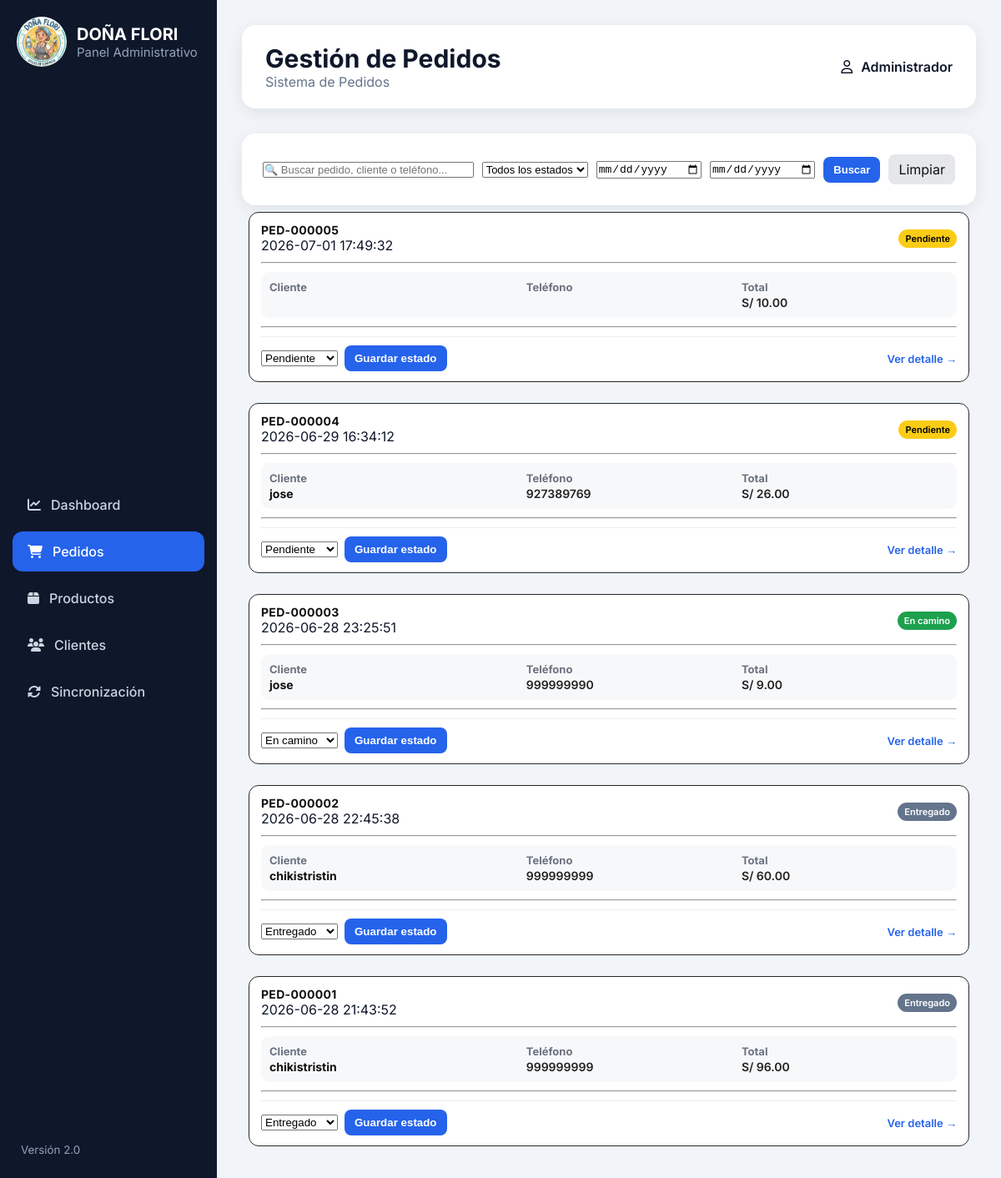
The page /admin/pedidos on the database as committed earlier.
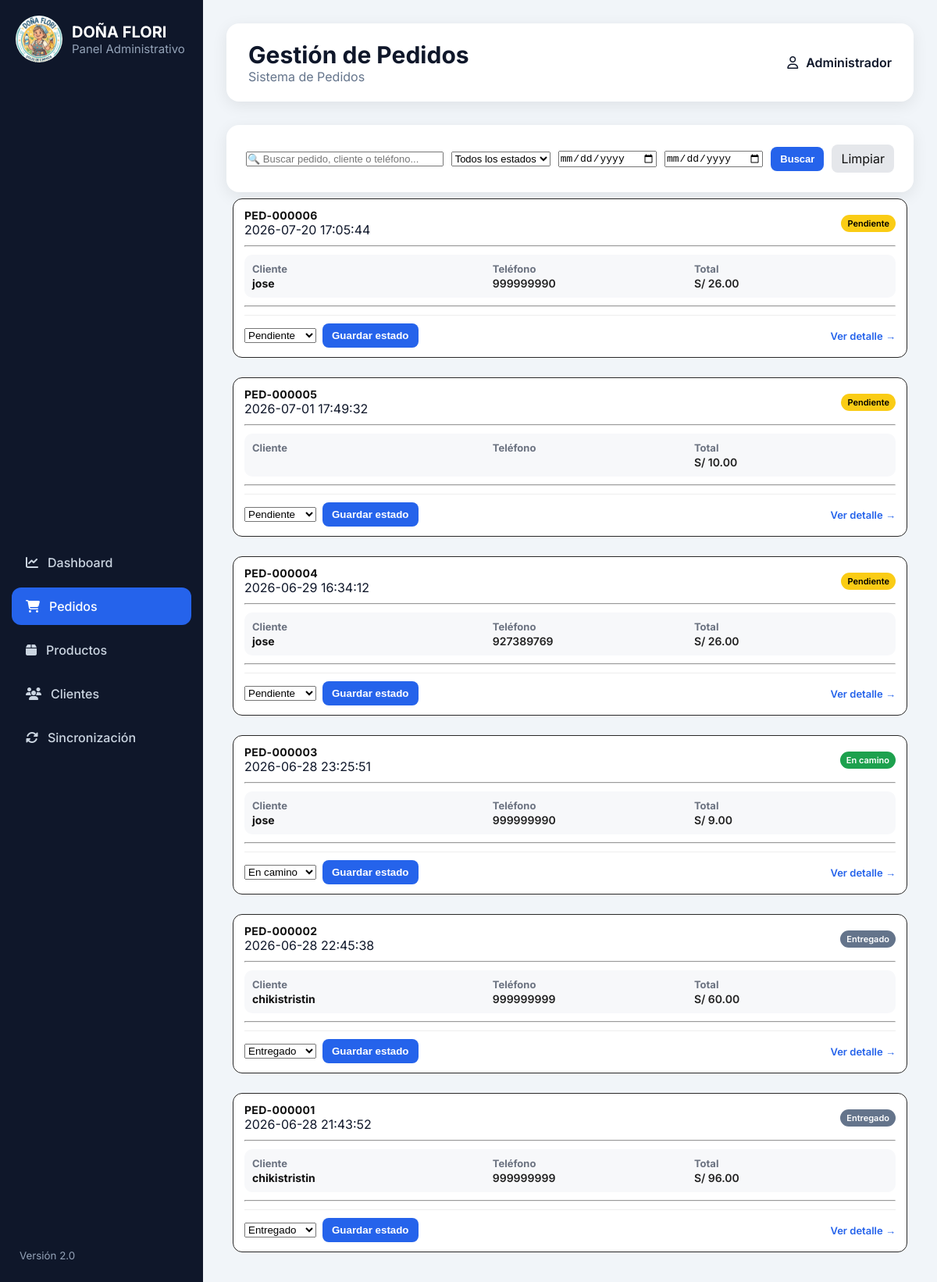
The same page on the database as committed later.
### tables this page shows
CREATE TABLE pedidos(

            id INTEGER PRIMARY KEY AUTOINCREMENT,

            numero TEXT UNIQUE,

            cliente_id INTEGER,

            fecha TEXT,

            subtotal REAL,

            delivery REAL DEFAULT 0,

            descuento REAL DEFAULT 0,

            total REAL,

            estado TEXT,

            observaciones TEXT,

            fecha_actualizacion TEXT,

            usuario TEXT,

            FOREIGN KEY(cliente_id)
            REFERENCES clientes(id)

        );

CREATE TABLE clientes(

            id INTEGER PRIMARY KEY AUTOINCREMENT,

            nombre TEXT NOT NULL,

            telefono TEXT,

            direccion TEXT,

            referencia TEXT,

            fecha_registro TEXT,

            ultima_compra TEXT,

            activo INTEGER DEFAULT 1                   
        );

### app.py (the view)
@app.route("/admin/pedidos")
def admin_pedidos():
    buscar = request.args.get("buscar")
    estado = request.args.get("estado")
    desde = request.args.get("desde")
    hasta = request.args.get("hasta")
    pedidos = obtener_pedidos(
        buscar=buscar,
        estado=estado,
        desde=desde,
        hasta=hasta
    )
    return render_template(
        "admin/pedidos.html",
        pedidos=pedidos,
        buscar=buscar,
        estado=estado,
        desde=desde,
        hasta=hasta
    )

### services/database_service.py (called while the page is built)
def conectar():
    conexion = sqlite3.connect(DATABASE)
    conexion.row_factory = sqlite3.Row
    return conexion

### templates/admin/pedidos.html (shortened to what this page needs)
{% extends "admin/base_admin.html" %}
{% block page_title %}
Gestión de Pedidos
{% endblock %}
{% block content %}
<div class="panel">
    <form method="GET" action="/admin/pedidos" class="filters">
        <input
            type="text"
            name="buscar"
            class="input"
            placeholder="🔍 Buscar pedido, cliente o teléfono..."
            value="{{ buscar or '' }}">
        <select name="estado" class="input">
            <option value="">Todos los estados</option>
        </select>
        <input
            type="date"
            name="desde"
            class="input"
            value="{{ desde or '' }}">
        <input
            type="date"
            name="hasta"
            class="input"
            value="{{ hasta or '' }}">
        <button class="btn-primary" type="submit">
            Buscar
        </button>
        <a href="/admin/pedidos" class="btn-secondary">
            Limpiar
        </a>
    </form>
</div>
{% if pedidos|length == 0 %}
<div class="panel">
    <h3>No se encontraron pedidos.</h3>
</div>
{% else %}
<div class="orders-list">
{% for pedido in pedidos %}
<div class="order-card
{% if pedido.estado=='PENDIENTE' %}
pending
{% elif pedido.estado=='PREPARANDO' %}
preparing
{% elif pedido.estado=='EN_CAMINO' %}
shipping
{% else %}
delivered
{% endif %}
">
    <div class="order-header">
        <div>
            <h2>
                {{ pedido.numero }}
            </h2>
            <span class="order-date">
                {{ pedido.fecha }}
            </span>
        </div>
        <div>
            {% if pedido.estado=="PENDIENTE" %}
                <span class="badge badge-yellow">
                    Pendiente
                </span>
            {% elif pedido.estado=="PREPARANDO" %}
                <span class="badge badge-blue">
                    Preparando
                </span>
            {% elif pedido.estado=="EN_CAMINO" %}
                <span class="badge badge-green">
                    En camino
                </span>
            {% else %}
                <span class="badge badge-gray">
                    Entregado
                </span>
            {% endif %}
        </div>
    </div>
    <hr>
    <div class="order-info">
        <div>
            <strong>Cliente</strong>
            <p>{{ pedido.cliente }}</p>
        </div>
        <div>
            <strong>Teléfono</strong>
            <p>{{ pedido.telefono }}</p>
        </div>
        <div>
            <strong>Total</strong>
            <p class="order-total">
                S/ {{ "%.2f"|format(pedido.total) }}
            </p>
        </div>
    </div>
    <hr>
    <div class="order-actions">
        <form
            method="POST"
            action="/admin/pedido/{{ pedido.id }}/estado">
            <select
                name="estado"
                class="input">
                <option value="PENDIENTE"
                {% if pedido.estado=="PENDIENTE" %}selected{% endif %}>
                Pendiente
                </option>
                <option value="EN_CAMINO"
                {% if pedido.estado=="EN_CAMINO" %}selected{% endif %}>
                En camino
                </option>
                <option value="ENTREGADO"
                {% if pedido.estado=="ENTREGADO" %}selected{% endif %}>
                Entregado
                </option>
            </select>
            <button
                type="submit"
                class="btn-primary">
                Guardar estado
            </button>
        </form>
        <a
            href="/admin/pedido/{{ pedido.id }}"
            class="detail-link">
            Ver detalle →
        </a>
    </div>
</div>
{% endfor %}
</div>
{% endif %}
{% endblock %}

### templates/admin/base_admin.html (shortened to what this page needs)
<!DOCTYPE html>
<html lang="es">
<head>
    <link rel="stylesheet"
        href="https://cdnjs.cloudflare.com/ajax/libs/font-awesome/6.7.2/css/all.min.css">
    <link rel="stylesheet" href="{{ url_for('static', filename='css/admin.css') }}">
</head>
<body>
<div class="layout">
    <aside class="sidebar">
        <div class="logo">
            <img
                src="{{ url_for('static', filename='img/logo.png') }}"
                alt="Doña Flori"
                class="logo-img">
            <div class="logo-text">
                <strong>DOÑA FLORI</strong>
                <span>Panel Administrativo</span>
            </div>
        </div>
        <nav class="menu">
            <a href="/admin/dashboard"
               class="{% if request.path == '/admin/dashboard' %}active{% endif %}">
                <i class="fa-solid fa-chart-line"></i>
                Dashboard
            </a>
            <a href="/admin/pedidos"
               class="{% if request.path == '/admin/pedidos' %}active{% endif %}">
                <i class="fa-solid fa-cart-shopping"></i>
                Pedidos
            </a>
            <a href="/admin/productos"
               class="{% if request.path == '/admin/productos' %}active{% endif %}">
                <i class="fa-solid fa-box"></i>
                Productos
            </a>
            <a href="/admin/clientes"
               class="{% if request.path == '/admin/clientes' %}active{% endif %}">
                <i class="fa-solid fa-users"></i>
                Clientes
            </a>
            <a href="/admin/sincronizacion"
               class="{% if request.path == '/admin/sincronizacion' %}active{% endif %}">
                <i class="fa-solid fa-rotate"></i>
                Sincronización
            </a>
        </nav>
        <div class="sidebar-footer">
            <small>Versión 2.0</small>
        </div>
    </aside>
    <main class="content">
        <header class="topbar">
            <div>
                <h1>{% block page_title %}Panel{% endblock %}</h1>
                <span>Sistema de Pedidos</span>
            </div>
            <div class="topbar-right">
                <i class="fa-regular fa-user"></i>
                Administrador
            </div>
        </header>
        {% block content %}
        {% endblock %}
    </main>
</div>
</body>
</html>

### static/css/admin.css (style rules this page uses)
:root { --sidebar:#0f172a; --sidebar-hover:#1e293b; --sidebar-active:#2563eb; --background:#f1f5f9; --card:#ffffff; --text:#0f172a; --text-light:#64748b; --border:#e2e8f0; --shadow:0 5px 20px rgba(0,0,0,.08); --radius:16px; }
* { margin:0; padding:0; box-sizing:border-box; }
body { font-family:"Inter",sans-serif; background:var(--background); color:var(--text); }
.layout { display:flex; min-height:100vh; }
.sidebar { width:260px; background:var(--sidebar); color:white; display:flex; flex-direction:column; justify-content:space-between; position:fixed; left:0; top:0; bottom:0; }
.logo { display:flex; align-items:center; gap:15px; padding:30px; }
.logo span { color:#94a3b8; font-size:13px; }
.menu { display:flex; flex-direction:column; padding:0 15px; }
.menu a { color:#cbd5e1; text-decoration:none; display:flex; align-items:center; gap:12px; padding:14px 18px; border-radius:12px; transition:.25s; margin-bottom:8px; font-weight:500; }
.menu .active { background:var(--sidebar-active); color:white; }
.sidebar-footer { padding:25px; color:#94a3b8; }
.content { flex:1; margin-left:260px; padding:30px; }
.topbar { background:white; border-radius:16px; padding:22px 28px; display:flex; justify-content:space-between; align-items:center; box-shadow:var(--shadow); margin-bottom:30px; }
.topbar h1 { font-size:30px; }
.topbar span { color:var(--text-light); }
.topbar-right { display:flex; align-items:center; gap:10px; font-weight:600; }
.panel { background:white; margin-top:25px; border-radius:16px; box-shadow:var(--shadow); padding:25px; }
.badge { display:inline-block; padding:6px 12px; border-radius:30px; color:white; font-size:13px; }
.badge-yellow { background:#facc15; color:black; }
.badge-green { background:#1da14e; }
.badge-gray { background:#64748b; }
.pending { border-left-color:#facc15; }
.shipping { border-left-color:#22c55e; }
.delivered { border-left-color:#64748b; }
.btn-primary { background:#2563eb; color:white; border:none; padding:10px 18px; border-radius:10px; cursor:pointer; transition:.2s; font-weight:600; }
.order-info { display: grid; grid-template-columns: 1.2fr 1fr 1fr; gap: 10px; padding: 10px; background: #f7f8fa; border-radius: 10px; }
.order-info strong { font-size: 13px; color: #6b7280;; display: block; }
.order-info p { margin: 2px 0 0; font-size: 14px; font-weight: 600; color: #222; }
.order-info div:first-child p { font-size: 14px; font-weight: 700; color: #111; }
.orders-list { display: flex; flex-direction: column; gap: 25px; padding: 8px; }
.order-card { background: #fff; border: 1px solid #292828; border-radius: 12px; padding: 12px 14px; display: flex; flex-direction: column; gap: 10px; transition: 0.2s ease; }
.order-header { display: flex; justify-content: space-between; align-items: center; }
.order-header h2 { font-size: 14px; font-weight: 700; letter-spacing: 0.3px; color: #111; }
.order-actions { display: flex; justify-content: space-between; align-items: center; gap: 10px; padding-top: 10px; border-top: 1px solid #eee; }
.order-actions form { display: flex; gap: 8px; align-items: center; }
.detail-link { font-size: 13px; font-weight: 600; color: #2563eb; text-decoration: none; }
.badge { font-size: 11px; padding: 4px 8px; border-radius: 999px; font-weight: 600; }
.filters { display: grid; grid-template-columns: 2fr 1fr 1fr 1fr auto auto; gap: 10px; align-items: center; }
.filters .input, .filters select, .filters button { font-size: 13px; }
.btn-primary { background: #2563eb; color: white; border: none; padding: 8px 12px; border-radius: 8px; cursor: pointer; }
.btn-secondary { background: #e5e7eb; color: #111; padding: 8px 12px; border-radius: 8px; text-decoration: none; }
.logo { display:flex; align-items:center; gap:12px; padding:20px; }
.logo-img { width:60px; height:60px; border-radius:50%; object-fit:cover; }
.logo-text { display:flex; flex-direction:column; }
.logo-text strong { font-size:20px; color:#fff; font-weight:700; }
.logo-text span { font-size:15px; color:#94a3b8; }

Rows that differ between the two databases and show on the page:
added pedidos: numero "PED-000006", fecha "2026-07-20 17:05:44", shows "Pendiente", cliente "jose", telefono "999999990", total "26.00", estado "Pendiente"
